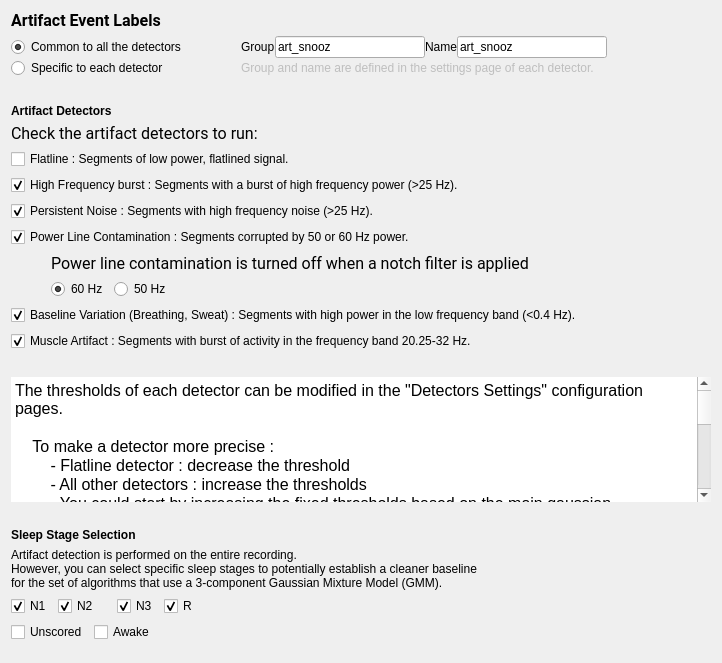
<?xml version="1.0" encoding="UTF-8"?>
<ui version="4.0">
 <class>DetectorsStep</class>
 <widget class="QWidget" name="DetectorsStep">
  <property name="geometry">
   <rect>
    <x>0</x>
    <y>0</y>
    <width>722</width>
    <height>663</height>
   </rect>
  </property>
  <property name="windowTitle">
   <string/>
  </property>
  <property name="styleSheet">
   <string notr="true">font: 12pt &quot;Roboto&quot;;</string>
  </property>
  <layout class="QVBoxLayout" name="verticalLayout_5">
   <item>
    <widget class="QLabel" name="label_3">
     <property name="font">
      <font>
       <family>Roboto</family>
       <pointsize>12</pointsize>
       <weight>50</weight>
       <italic>false</italic>
       <bold>false</bold>
      </font>
     </property>
     <property name="text">
      <string>&lt;html&gt;&lt;head/&gt;&lt;body&gt;&lt;p&gt;&lt;span style=&quot; font-weight:600;&quot;&gt;Artifact Event Labels&lt;/span&gt;&lt;/p&gt;&lt;/body&gt;&lt;/html&gt;</string>
     </property>
    </widget>
   </item>
   <item>
    <layout class="QVBoxLayout" name="verticalLayout_3">
     <property name="spacing">
      <number>0</number>
     </property>
     <item>
      <layout class="QHBoxLayout" name="horizontalLayout_2">
       <item>
        <widget class="QRadioButton" name="common_radioButton">
         <property name="minimumSize">
          <size>
           <width>230</width>
           <height>0</height>
          </size>
         </property>
         <property name="maximumSize">
          <size>
           <width>230</width>
           <height>16777215</height>
          </size>
         </property>
         <property name="text">
          <string>Common to all the detectors</string>
         </property>
         <property name="checked">
          <bool>true</bool>
         </property>
         <attribute name="buttonGroup">
          <string notr="true">buttonGroup</string>
         </attribute>
        </widget>
       </item>
       <item>
        <widget class="QLabel" name="label_4">
         <property name="text">
          <string>Group</string>
         </property>
        </widget>
       </item>
       <item>
        <widget class="QLineEdit" name="unique_group_lineEdit">
         <property name="minimumSize">
          <size>
           <width>150</width>
           <height>0</height>
          </size>
         </property>
         <property name="maximumSize">
          <size>
           <width>150</width>
           <height>16777215</height>
          </size>
         </property>
         <property name="toolTip">
          <string>Write the common artifact event name to use for all the detectors.</string>
         </property>
         <property name="text">
          <string>art_snooz</string>
         </property>
         <property name="alignment">
          <set>Qt::AlignLeading|Qt::AlignLeft|Qt::AlignVCenter</set>
         </property>
        </widget>
       </item>
       <item>
        <widget class="QLabel" name="label_5">
         <property name="text">
          <string>Name</string>
         </property>
        </widget>
       </item>
       <item>
        <widget class="QLineEdit" name="unique_name_lineEdit">
         <property name="minimumSize">
          <size>
           <width>150</width>
           <height>0</height>
          </size>
         </property>
         <property name="maximumSize">
          <size>
           <width>150</width>
           <height>16777215</height>
          </size>
         </property>
         <property name="text">
          <string>art_snooz</string>
         </property>
        </widget>
       </item>
       <item>
        <spacer name="horizontalSpacer_2">
         <property name="orientation">
          <enum>Qt::Horizontal</enum>
         </property>
         <property name="sizeHint" stdset="0">
          <size>
           <width>40</width>
           <height>20</height>
          </size>
         </property>
        </spacer>
       </item>
      </layout>
     </item>
     <item>
      <layout class="QHBoxLayout" name="horizontalLayout_3">
       <item>
        <widget class="QRadioButton" name="specific_radioButton">
         <property name="minimumSize">
          <size>
           <width>230</width>
           <height>0</height>
          </size>
         </property>
         <property name="maximumSize">
          <size>
           <width>230</width>
           <height>16777215</height>
          </size>
         </property>
         <property name="text">
          <string>Specific to each detector</string>
         </property>
         <attribute name="buttonGroup">
          <string notr="true">buttonGroup</string>
         </attribute>
        </widget>
       </item>
       <item>
        <widget class="QLabel" name="specific_name_label">
         <property name="enabled">
          <bool>false</bool>
         </property>
         <property name="maximumSize">
          <size>
           <width>16777215</width>
           <height>16777215</height>
          </size>
         </property>
         <property name="text">
          <string>Group and name are defined in the settings page of each detector.</string>
         </property>
        </widget>
       </item>
       <item>
        <spacer name="horizontalSpacer_6">
         <property name="orientation">
          <enum>Qt::Horizontal</enum>
         </property>
         <property name="sizeHint" stdset="0">
          <size>
           <width>40</width>
           <height>20</height>
          </size>
         </property>
        </spacer>
       </item>
      </layout>
     </item>
    </layout>
   </item>
   <item>
    <spacer name="verticalSpacer_3">
     <property name="orientation">
      <enum>Qt::Vertical</enum>
     </property>
     <property name="sizeType">
      <enum>QSizePolicy::Fixed</enum>
     </property>
     <property name="sizeHint" stdset="0">
      <size>
       <width>20</width>
       <height>20</height>
      </size>
     </property>
    </spacer>
   </item>
   <item>
    <layout class="QVBoxLayout" name="verticalLayout_2">
     <item>
      <widget class="QLabel" name="label_6">
       <property name="text">
        <string>&lt;html&gt;&lt;head/&gt;&lt;body&gt;&lt;p&gt;&lt;span style=&quot; font-weight:600;&quot;&gt;Artifact Detectors&lt;/span&gt;&lt;/p&gt;&lt;/body&gt;&lt;/html&gt;</string>
       </property>
      </widget>
     </item>
     <item>
      <widget class="QLabel" name="label_2">
       <property name="font">
        <font>
         <family>Roboto</family>
         <pointsize>12</pointsize>
         <weight>50</weight>
         <italic>false</italic>
         <bold>false</bold>
        </font>
       </property>
       <property name="text">
        <string>Check the artifact detectors to run:</string>
       </property>
      </widget>
     </item>
     <item>
      <widget class="QCheckBox" name="flatline_checkBox">
       <property name="text">
        <string>Flatline : Segments of low power, flatlined signal.</string>
       </property>
       <property name="checked">
        <bool>false</bool>
       </property>
      </widget>
     </item>
     <item>
      <widget class="QCheckBox" name="highfreq_checkBox">
       <property name="text">
        <string>High Frequency burst : Segments with a burst of high frequency power (&gt;25 Hz).</string>
       </property>
       <property name="checked">
        <bool>true</bool>
       </property>
      </widget>
     </item>
     <item>
      <widget class="QCheckBox" name="persistent_checkBox">
       <property name="text">
        <string>Persistent Noise : Segments with high frequency noise (&gt;25 Hz).</string>
       </property>
       <property name="checked">
        <bool>true</bool>
       </property>
      </widget>
     </item>
     <item>
      <widget class="QCheckBox" name="powerline_checkBox">
       <property name="text">
        <string>Power Line Contamination : Segments corrupted by 50 or 60 Hz power.</string>
       </property>
       <property name="checked">
        <bool>true</bool>
       </property>
      </widget>
     </item>
     <item>
      <layout class="QVBoxLayout" name="verticalLayout">
       <item>
        <layout class="QHBoxLayout" name="horizontalLayout_5">
         <item>
          <spacer name="horizontalSpacer_5">
           <property name="orientation">
            <enum>Qt::Horizontal</enum>
           </property>
           <property name="sizeType">
            <enum>QSizePolicy::Fixed</enum>
           </property>
           <property name="sizeHint" stdset="0">
            <size>
             <width>40</width>
             <height>20</height>
            </size>
           </property>
          </spacer>
         </item>
         <item>
          <widget class="QLabel" name="label">
           <property name="font">
            <font>
             <family>Roboto</family>
             <pointsize>12</pointsize>
             <weight>50</weight>
             <italic>false</italic>
             <bold>false</bold>
            </font>
           </property>
           <property name="text">
            <string>Power line contamination is turned off when a notch filter is applied</string>
           </property>
          </widget>
         </item>
        </layout>
       </item>
       <item>
        <layout class="QHBoxLayout" name="horizontalLayout">
         <item>
          <spacer name="horizontalSpacer_4">
           <property name="orientation">
            <enum>Qt::Horizontal</enum>
           </property>
           <property name="sizeType">
            <enum>QSizePolicy::Fixed</enum>
           </property>
           <property name="sizeHint" stdset="0">
            <size>
             <width>40</width>
             <height>20</height>
            </size>
           </property>
          </spacer>
         </item>
         <item>
          <widget class="QRadioButton" name="radioButton_60Hz">
           <property name="maximumSize">
            <size>
             <width>150</width>
             <height>16777215</height>
            </size>
           </property>
           <property name="text">
            <string>60 Hz</string>
           </property>
           <property name="checked">
            <bool>true</bool>
           </property>
           <attribute name="buttonGroup">
            <string notr="true">buttonGroup_2</string>
           </attribute>
          </widget>
         </item>
         <item>
          <widget class="QRadioButton" name="radioButton_50Hz">
           <property name="maximumSize">
            <size>
             <width>150</width>
             <height>16777215</height>
            </size>
           </property>
           <property name="text">
            <string>50 Hz</string>
           </property>
           <attribute name="buttonGroup">
            <string notr="true">buttonGroup_2</string>
           </attribute>
          </widget>
         </item>
         <item>
          <spacer name="horizontalSpacer_3">
           <property name="orientation">
            <enum>Qt::Horizontal</enum>
           </property>
           <property name="sizeHint" stdset="0">
            <size>
             <width>40</width>
             <height>20</height>
            </size>
           </property>
          </spacer>
         </item>
        </layout>
       </item>
      </layout>
     </item>
     <item>
      <widget class="QCheckBox" name="bslvar_checkBox">
       <property name="text">
        <string>Baseline Variation (Breathing, Sweat) : Segments with high power in the low frequency band (&lt;0.4 Hz).</string>
       </property>
       <property name="checked">
        <bool>true</bool>
       </property>
      </widget>
     </item>
     <item>
      <widget class="QCheckBox" name="muscle_checkBox">
       <property name="text">
        <string>Muscle Artifact : Segments with burst of activity in the frequency band 20.25-32 Hz.</string>
       </property>
       <property name="checked">
        <bool>true</bool>
       </property>
      </widget>
     </item>
    </layout>
   </item>
   <item>
    <spacer name="verticalSpacer">
     <property name="orientation">
      <enum>Qt::Vertical</enum>
     </property>
     <property name="sizeType">
      <enum>QSizePolicy::Fixed</enum>
     </property>
     <property name="sizeHint" stdset="0">
      <size>
       <width>20</width>
       <height>20</height>
      </size>
     </property>
    </spacer>
   </item>
   <item>
    <widget class="QTextEdit" name="textEdit">
     <property name="sizePolicy">
      <sizepolicy hsizetype="Expanding" vsizetype="Expanding">
       <horstretch>0</horstretch>
       <verstretch>10</verstretch>
      </sizepolicy>
     </property>
     <property name="minimumSize">
      <size>
       <width>0</width>
       <height>0</height>
      </size>
     </property>
     <property name="maximumSize">
      <size>
       <width>16777215</width>
       <height>268</height>
      </size>
     </property>
     <property name="frameShape">
      <enum>QFrame::VLine</enum>
     </property>
     <property name="lineWidth">
      <number>0</number>
     </property>
     <property name="sizeAdjustPolicy">
      <enum>QAbstractScrollArea::AdjustToContents</enum>
     </property>
     <property name="readOnly">
      <bool>true</bool>
     </property>
     <property name="html">
      <string>&lt;!DOCTYPE HTML PUBLIC &quot;-//W3C//DTD HTML 4.0//EN&quot; &quot;http://www.w3.org/TR/REC-html40/strict.dtd&quot;&gt;
&lt;html&gt;&lt;head&gt;&lt;meta name=&quot;qrichtext&quot; content=&quot;1&quot; /&gt;&lt;style type=&quot;text/css&quot;&gt;
p, li { white-space: pre-wrap; }
&lt;/style&gt;&lt;/head&gt;&lt;body style=&quot; font-family:'Roboto'; font-size:12pt; font-weight:400; font-style:normal;&quot;&gt;
&lt;p style=&quot; margin-top:0px; margin-bottom:0px; margin-left:0px; margin-right:0px; -qt-block-indent:0; text-indent:0px;&quot;&gt;The thresholds of each detector can be modified in the &amp;quot;Detectors Settings&amp;quot; configuration pages.&lt;/p&gt;
&lt;p style=&quot;-qt-paragraph-type:empty; margin-top:0px; margin-bottom:0px; margin-left:0px; margin-right:0px; -qt-block-indent:0; text-indent:0px;&quot;&gt;&lt;br /&gt;&lt;/p&gt;
&lt;p style=&quot; margin-top:0px; margin-bottom:0px; margin-left:0px; margin-right:0px; -qt-block-indent:0; text-indent:0px;&quot;&gt;    To make a detector more precise : &lt;/p&gt;
&lt;p style=&quot; margin-top:0px; margin-bottom:0px; margin-left:0px; margin-right:0px; -qt-block-indent:0; text-indent:0px;&quot;&gt;        - Flatline detector : decrease the threshold&lt;/p&gt;
&lt;p style=&quot; margin-top:0px; margin-bottom:0px; margin-left:0px; margin-right:0px; -qt-block-indent:0; text-indent:0px;&quot;&gt;        - All other detectors : increase the thresholds&lt;/p&gt;
&lt;p style=&quot; margin-top:0px; margin-bottom:0px; margin-left:0px; margin-right:0px; -qt-block-indent:0; text-indent:0px;&quot;&gt;        - You could start by increasing the fixed thresholds based on the main gaussian distrbution.&lt;/p&gt;
&lt;p style=&quot; margin-top:0px; margin-bottom:0px; margin-left:0px; margin-right:0px; -qt-block-indent:0; text-indent:0px;&quot;&gt;          I.e. increase the thresholds from 4 X STD to 5 X STD.&lt;/p&gt;
&lt;p style=&quot;-qt-paragraph-type:empty; margin-top:0px; margin-bottom:0px; margin-left:0px; margin-right:0px; -qt-block-indent:0; text-indent:0px;&quot;&gt;&lt;br /&gt;&lt;/p&gt;
&lt;p style=&quot; margin-top:0px; margin-bottom:0px; margin-left:0px; margin-right:0px; -qt-block-indent:0; text-indent:0px;&quot;&gt;    To make a detector more sensitive : &lt;/p&gt;
&lt;p style=&quot; margin-top:0px; margin-bottom:0px; margin-left:0px; margin-right:0px; -qt-block-indent:0; text-indent:0px;&quot;&gt;        - Flatline detector : increase the threshold&lt;/p&gt;
&lt;p style=&quot; margin-top:0px; margin-bottom:0px; margin-left:0px; margin-right:0px; -qt-block-indent:0; text-indent:0px;&quot;&gt;        - All other detectors : decrease the thresholds&lt;/p&gt;
&lt;p style=&quot; margin-top:0px; margin-bottom:0px; margin-left:0px; margin-right:0px; -qt-block-indent:0; text-indent:0px;&quot;&gt;        - You could start by decreasing the fixed thresholds based on the main gaussian distrbution.&lt;/p&gt;
&lt;p style=&quot; margin-top:0px; margin-bottom:0px; margin-left:0px; margin-right:0px; -qt-block-indent:0; text-indent:0px;&quot;&gt;          I.e. decrease the thresholds from 4 X STD to 3 X STD, except for the baseline variation which the minimum value should be 3.5.&lt;/p&gt;
&lt;p style=&quot;-qt-paragraph-type:empty; margin-top:0px; margin-bottom:0px; margin-left:0px; margin-right:0px; -qt-block-indent:0; text-indent:0px;&quot;&gt;&lt;br /&gt;&lt;/p&gt;
&lt;p style=&quot; margin-top:0px; margin-bottom:0px; margin-left:0px; margin-right:0px; -qt-block-indent:0; text-indent:0px;&quot;&gt;For more information see the  &amp;quot;Detectors Settings&amp;quot; configuration page for each specific detector. &lt;/p&gt;&lt;/body&gt;&lt;/html&gt;</string>
     </property>
    </widget>
   </item>
   <item>
    <spacer name="verticalSpacer_2">
     <property name="orientation">
      <enum>Qt::Vertical</enum>
     </property>
     <property name="sizeType">
      <enum>QSizePolicy::Fixed</enum>
     </property>
     <property name="sizeHint" stdset="0">
      <size>
       <width>20</width>
       <height>20</height>
      </size>
     </property>
    </spacer>
   </item>
   <item>
    <layout class="QVBoxLayout" name="verticalLayout_4">
     <item>
      <widget class="QLabel" name="label_7">
       <property name="text">
        <string>&lt;html&gt;&lt;head/&gt;&lt;body&gt;&lt;p&gt;&lt;span style=&quot; font-weight:600;&quot;&gt;Sleep Stage Selection&lt;/span&gt;&lt;/p&gt;&lt;/body&gt;&lt;/html&gt;</string>
       </property>
      </widget>
     </item>
     <item>
      <widget class="QLabel" name="label_8">
       <property name="text">
        <string>Artifact detection is performed on the entire recording.
However, you can select specific sleep stages to potentially establish a cleaner baseline
for the set of algorithms that use a 3-component Gaussian Mixture Model (GMM).</string>
       </property>
      </widget>
     </item>
    </layout>
   </item>
   <item>
    <layout class="QHBoxLayout" name="horizontalLayout_4">
     <item>
      <layout class="QGridLayout" name="gridLayout">
       <item row="0" column="0">
        <widget class="QCheckBox" name="checkBox_1">
         <property name="text">
          <string>N1</string>
         </property>
         <property name="checked">
          <bool>true</bool>
         </property>
        </widget>
       </item>
       <item row="0" column="1" colspan="2">
        <widget class="QCheckBox" name="checkBox_2">
         <property name="text">
          <string>N2</string>
         </property>
         <property name="checked">
          <bool>true</bool>
         </property>
        </widget>
       </item>
       <item row="0" column="3">
        <widget class="QCheckBox" name="checkBox_3">
         <property name="text">
          <string>N3</string>
         </property>
         <property name="checked">
          <bool>true</bool>
         </property>
        </widget>
       </item>
       <item row="0" column="4">
        <widget class="QCheckBox" name="checkBox_5">
         <property name="text">
          <string>R</string>
         </property>
         <property name="checked">
          <bool>true</bool>
         </property>
        </widget>
       </item>
       <item row="1" column="0" colspan="2">
        <widget class="QCheckBox" name="checkBox_9">
         <property name="text">
          <string>Unscored</string>
         </property>
        </widget>
       </item>
       <item row="1" column="2" colspan="2">
        <widget class="QCheckBox" name="checkBox_0">
         <property name="text">
          <string>Awake</string>
         </property>
        </widget>
       </item>
      </layout>
     </item>
     <item>
      <spacer name="horizontalSpacer">
       <property name="orientation">
        <enum>Qt::Horizontal</enum>
       </property>
       <property name="sizeHint" stdset="0">
        <size>
         <width>40</width>
         <height>20</height>
        </size>
       </property>
      </spacer>
     </item>
    </layout>
   </item>
   <item>
    <spacer name="verticalSpacer_4">
     <property name="orientation">
      <enum>Qt::Vertical</enum>
     </property>
     <property name="sizeType">
      <enum>QSizePolicy::Expanding</enum>
     </property>
     <property name="sizeHint" stdset="0">
      <size>
       <width>20</width>
       <height>10</height>
      </size>
     </property>
    </spacer>
   </item>
  </layout>
 </widget>
 <resources>
  <include location="../../../../../scinodes_poc/src/main/python/ui/themes/themes.qrc"/>
 </resources>
 <connections>
  <connection>
   <sender>radioButton_50Hz</sender>
   <signal>clicked()</signal>
   <receiver>DetectorsStep</receiver>
   <slot>update_settings_slot()</slot>
   <hints>
    <hint type="sourcelabel">
     <x>457</x>
     <y>202</y>
    </hint>
    <hint type="destinationlabel">
     <x>505</x>
     <y>347</y>
    </hint>
   </hints>
  </connection>
  <connection>
   <sender>radioButton_60Hz</sender>
   <signal>clicked()</signal>
   <receiver>DetectorsStep</receiver>
   <slot>update_settings_slot()</slot>
   <hints>
    <hint type="sourcelabel">
     <x>189</x>
     <y>202</y>
    </hint>
    <hint type="destinationlabel">
     <x>505</x>
     <y>347</y>
    </hint>
   </hints>
  </connection>
  <connection>
   <sender>powerline_checkBox</sender>
   <signal>clicked()</signal>
   <receiver>DetectorsStep</receiver>
   <slot>update_settings_slot()</slot>
   <hints>
    <hint type="sourcelabel">
     <x>323</x>
     <y>157</y>
    </hint>
    <hint type="destinationlabel">
     <x>505</x>
     <y>347</y>
    </hint>
   </hints>
  </connection>
  <connection>
   <sender>common_radioButton</sender>
   <signal>clicked()</signal>
   <receiver>DetectorsStep</receiver>
   <slot>update_event_label_slot()</slot>
   <hints>
    <hint type="sourcelabel">
     <x>161</x>
     <y>47</y>
    </hint>
    <hint type="destinationlabel">
     <x>505</x>
     <y>347</y>
    </hint>
   </hints>
  </connection>
  <connection>
   <sender>specific_radioButton</sender>
   <signal>clicked()</signal>
   <receiver>DetectorsStep</receiver>
   <slot>update_event_label_slot()</slot>
   <hints>
    <hint type="sourcelabel">
     <x>161</x>
     <y>79</y>
    </hint>
    <hint type="destinationlabel">
     <x>505</x>
     <y>347</y>
    </hint>
   </hints>
  </connection>
  <connection>
   <sender>unique_group_lineEdit</sender>
   <signal>editingFinished()</signal>
   <receiver>DetectorsStep</receiver>
   <slot>update_event_label_slot()</slot>
   <hints>
    <hint type="sourcelabel">
     <x>443</x>
     <y>47</y>
    </hint>
    <hint type="destinationlabel">
     <x>505</x>
     <y>347</y>
    </hint>
   </hints>
  </connection>
  <connection>
   <sender>unique_name_lineEdit</sender>
   <signal>editingFinished()</signal>
   <receiver>DetectorsStep</receiver>
   <slot>update_event_label_slot()</slot>
   <hints>
    <hint type="sourcelabel">
     <x>650</x>
     <y>47</y>
    </hint>
    <hint type="destinationlabel">
     <x>505</x>
     <y>347</y>
    </hint>
   </hints>
  </connection>
  <connection>
   <sender>checkBox_0</sender>
   <signal>clicked()</signal>
   <receiver>DetectorsStep</receiver>
   <slot>update_stages_slot()</slot>
   <hints>
    <hint type="sourcelabel">
     <x>124</x>
     <y>622</y>
    </hint>
    <hint type="destinationlabel">
     <x>360</x>
     <y>331</y>
    </hint>
   </hints>
  </connection>
  <connection>
   <sender>checkBox_1</sender>
   <signal>clicked()</signal>
   <receiver>DetectorsStep</receiver>
   <slot>update_stages_slot()</slot>
   <hints>
    <hint type="sourcelabel">
     <x>30</x>
     <y>596</y>
    </hint>
    <hint type="destinationlabel">
     <x>360</x>
     <y>331</y>
    </hint>
   </hints>
  </connection>
  <connection>
   <sender>checkBox_2</sender>
   <signal>clicked()</signal>
   <receiver>DetectorsStep</receiver>
   <slot>update_stages_slot()</slot>
   <hints>
    <hint type="sourcelabel">
     <x>82</x>
     <y>596</y>
    </hint>
    <hint type="destinationlabel">
     <x>360</x>
     <y>331</y>
    </hint>
   </hints>
  </connection>
  <connection>
   <sender>checkBox_3</sender>
   <signal>clicked()</signal>
   <receiver>DetectorsStep</receiver>
   <slot>update_stages_slot()</slot>
   <hints>
    <hint type="sourcelabel">
     <x>135</x>
     <y>596</y>
    </hint>
    <hint type="destinationlabel">
     <x>360</x>
     <y>331</y>
    </hint>
   </hints>
  </connection>
  <connection>
   <sender>checkBox_5</sender>
   <signal>clicked()</signal>
   <receiver>DetectorsStep</receiver>
   <slot>update_stages_slot()</slot>
   <hints>
    <hint type="sourcelabel">
     <x>176</x>
     <y>596</y>
    </hint>
    <hint type="destinationlabel">
     <x>360</x>
     <y>331</y>
    </hint>
   </hints>
  </connection>
 </connections>
 <slots>
  <slot>update_settings_slot()</slot>
  <slot>update_event_label_slot()</slot>
  <slot>update_stages_slot()</slot>
 </slots>
 <buttongroups>
  <buttongroup name="buttonGroup_2"/>
  <buttongroup name="buttonGroup"/>
 </buttongroups>
</ui>
